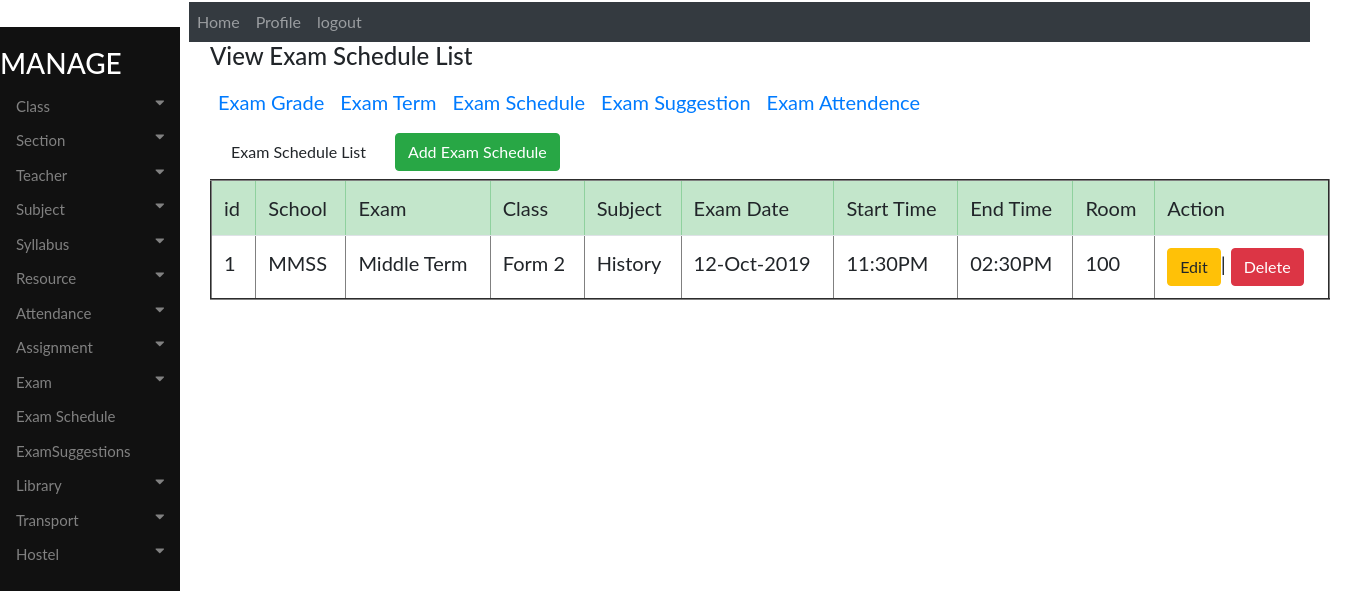
The app's page /accounts/viewexamschedule with its own data.
### accounts/models.py (models this page shows, shortened)
class ExamSchedule(models.Model):
    School = models.CharField(max_length=130)
    Exam = models.ForeignKey(ExamTerm, on_delete=models.PROTECT, blank=True, null=True)
    Class = models.ForeignKey(Classinformation, on_delete=models.PROTECT, blank=True, null=True)
    Subject = models.ForeignKey(Subjects, on_delete=models.PROTECT, blank=True, null=True)
    ExamDate = models.CharField(max_length=130)
    StartTime = models.CharField(max_length=130)
    EndTime = models.CharField(max_length=130)
    RoomNumber =  models.CharField(max_length=100, blank=True)
    Notes = models.TextField(max_length=100)

class ExamTerm(models.Model):
    School = models.CharField(max_length=130)
    ExamTitle =  models.CharField(max_length=130)
    StartDate = models.CharField(max_length=130)
    Notes = models.TextField(max_length=100)
    def __str__(self):
        return self.ExamTitle

class Classinformation(models.Model):
    ClassName = models.CharField(max_length=130)
    ClassTeacher = models.CharField(max_length=30, blank=True)
    TotalStudents = models.CharField(max_length=30, blank=True)
    NumberOfSections = models.CharField(max_length=30, blank=True)
    def __str__(self):
        return self.ClassName

class Subjects(models.Model):
    choices = (
    ('Compulsory','Compulsory'),('Options','Options')
    )
    Subjectname = models.CharField(max_length=130)
    Subjectcode = models.CharField(max_length=130)
    Author = models.CharField(max_length=130)
    Class = models.ForeignKey(Classinformation, on_delete=models.PROTECT, blank=True, null=True)
    SubjectTeacher = models.ForeignKey(Teacher, on_delete=models.PROTECT, blank=True, null=True)
    Type = models.CharField(max_length=130, choices=choices, blank=False)
    OtherNotes = models.TextField(max_length=200, blank=True)
    def __str__(self):
        return self.Subjectname

### accounts/views.py (the view)
def viewexamschedule(request):
    all_info = ExamSchedule.objects.all()
    context={'all_info':all_info}
    return render(request, 'accounts/viewexamschedule.html', context)

### accounts/templates/accounts/viewexamschedule.html
{% extends 'base.html' %}
{% block body %}
<div class="container" style="margin-left: 200px;font-size: 20px; padding: 0px 10px;">
<h4>View Exam Schedule List</h4>
<nav class="nav navbar-expand">
  <ul class="navbar-nav mr-auto">
    <li class="nav-item">
    <a class="nav-link" href="{% url 'viewexamgrade' %}">Exam Grade</a>
    </li>
    <li class="nav-item">
    <a class="nav-link" href="{% url 'viewexamterm' %}">Exam Term</a>
    </li>
    <li class="nav-item">
    <a class="nav-link" href="#">Exam Schedule</a>
    </li>
    <li class="nav-item">
    <a class="nav-link" href="#">Exam Suggestion</a>
    </li>
    <li class="nav-item">
    <a class="nav-link" href="#">Exam Attendence</a>
    </li>
  </ul>
</nav>
<nav class="nav navbar-expand" style="float:left">
  <ul class="navbar-nav mr-auto">
    <li class="nav-item">
      <a class="nav-link" href="#"><button class="btn btn-default"> Exam Schedule List</button></a>
    </li>
    <li class="nav-item">
      <a class="nav-link" href="{% url 'addexamschedule' %}"><button class="btn btn-success">Add Exam Schedule</button></a>
    </li>
  </ul>
</nav>
<br>
<table class="table table-hover" border="2">
   <thead class="table-success">
    <tr>
         <td>id</td>
         <td>School</td>
         <td>Exam </td>
         <td>Class</td>
         <td>Subject</td>
         <td>Exam Date</td>
         <td>Start Time</td>
         <td>End Time</td>
         <td>Room</td>
         <td>Action</td>
     </tr>
   </thead>
   <tbody>
     {% if all_info %}
     {% for item in all_info %}
     <tr>
       <td>{{ item.id}}</td>
       <td>{{ item.School}}</td>
       <td>{{ item.Exam}}</td>
       <td>{{ item.Class}}</td>
       <td>{{ item.Subject}}</td>
         <td>{{ item.ExamDate}}</td>
         <td>{{ item.StartTime}}</td>
         <td>{{ item.EndTime}}</td>
         <td>{{ item.RoomNumber}}</td>
       <td><a href="{% url 'editexamschedule' pk=item.id  %}" >
         <button class="btn btn-warning">Edit</button></a>|
         <a href="{% url 'deleteexamschedule' pk=item.id %}" >
           <button class="btn btn-danger">Delete</button></a>
       </td>
        {% endfor %}
     </tr>
     {% endif %}
   </tbody>
</table>
</div>
{% endblock %}

### accounts/templates/base.html (style rules this page uses)
body { font-family: "Lato", sans-serif; }

### records on screen
ExamSchedule: id "1", School "MMSS", Exam "Middle Term", Class "Form 2", Subject "History", ExamDate "12-Oct-2019", StartTime "11:30PM", EndTime "02:30PM", RoomNumber "100"
